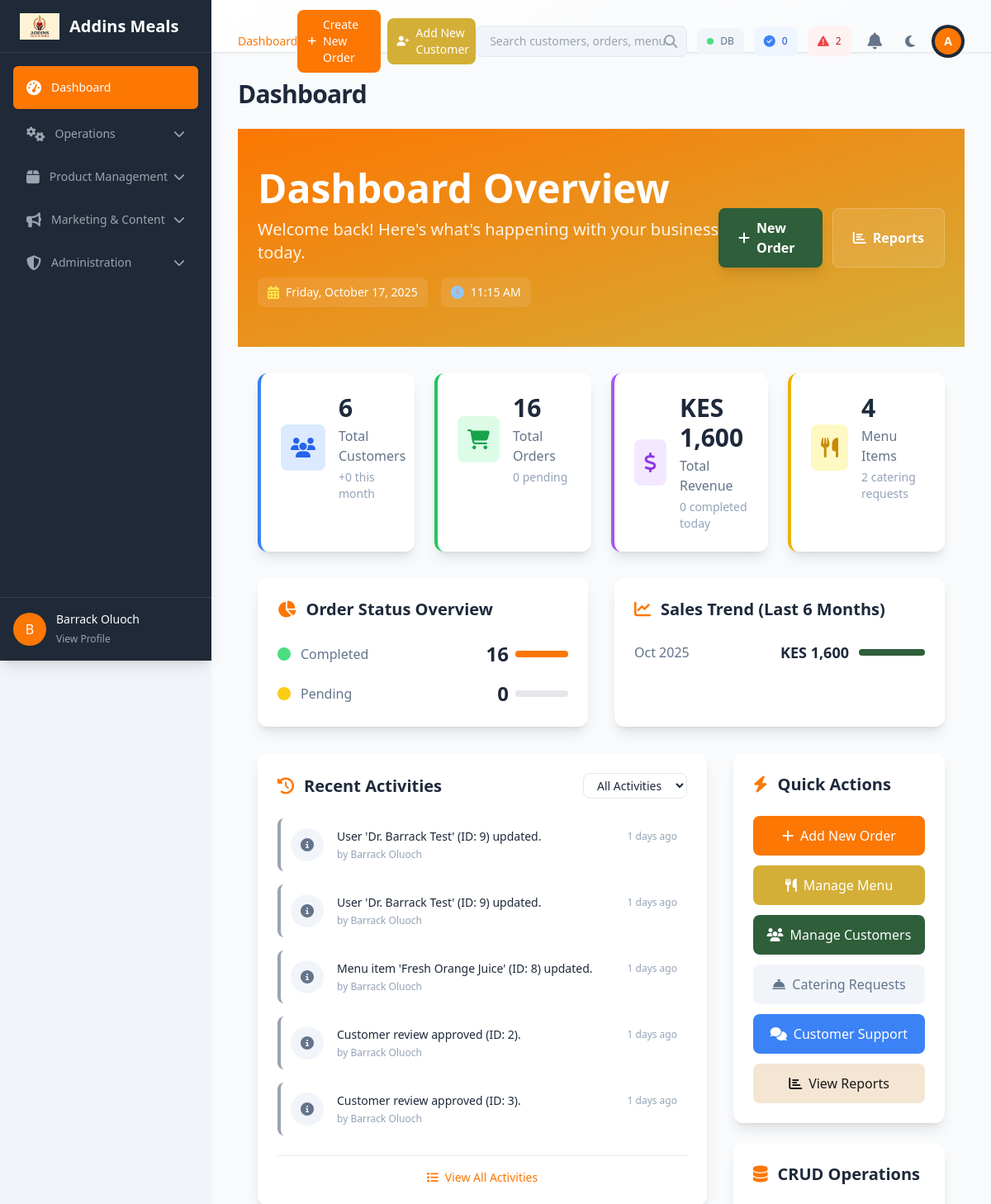
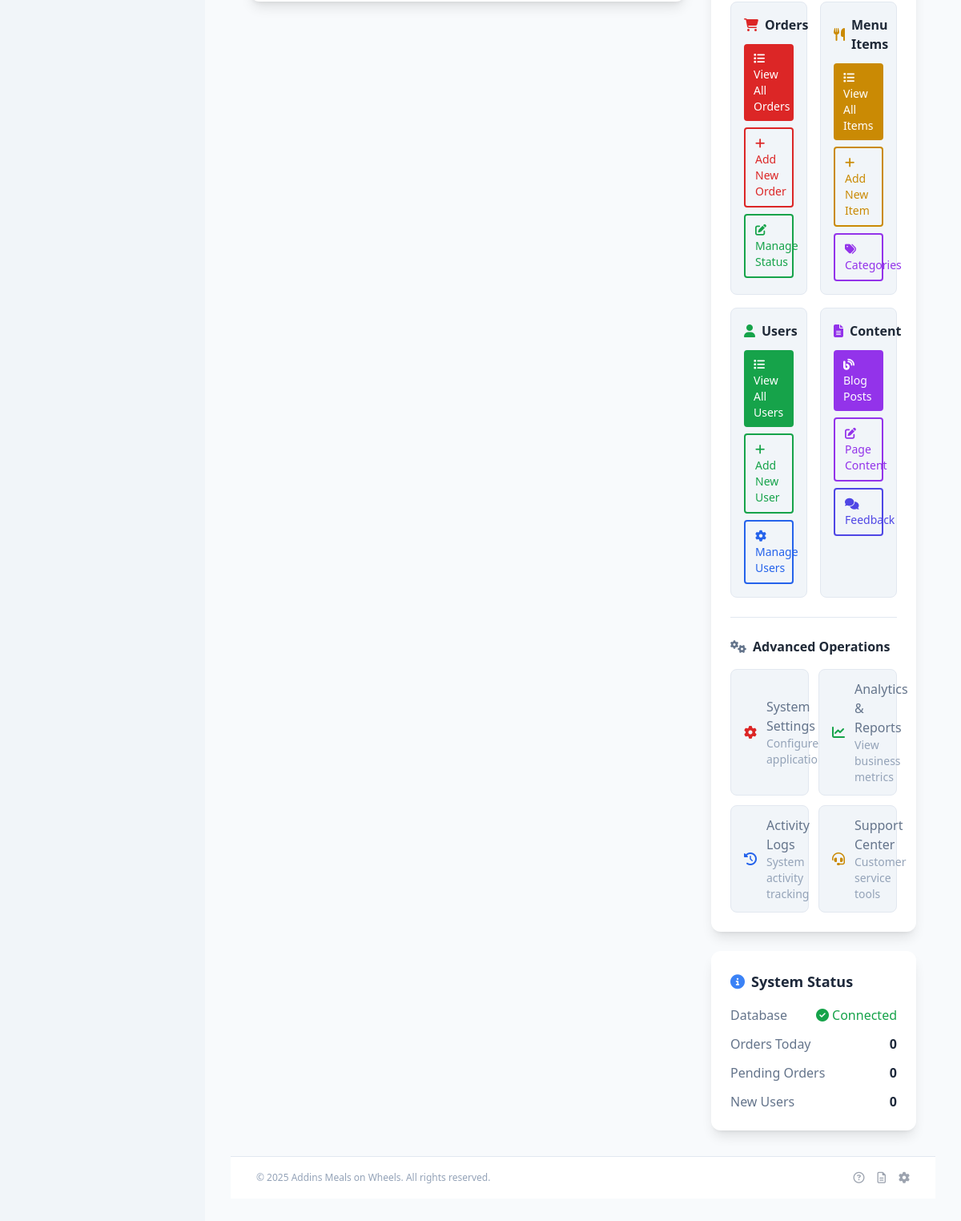
Page /admin/dashboard.php (signed in) on the committed database (2 pictures, top to bottom).
### tables this page shows
CREATE TABLE `activity_logs` (
  `id` int(11) NOT NULL,
  `user_id` int(11) DEFAULT NULL,
  `activity_type` enum('order','menu','user','system','login','logout') NOT NULL,
  `activity_action` varchar(50) NOT NULL,
  `description` text DEFAULT NULL,
  `entity_type` varchar(50) DEFAULT NULL,
  `entity_id` int(11) DEFAULT NULL,
  `old_values` text DEFAULT NULL,
  `new_values` text DEFAULT NULL,
  `ip_address` varchar(45) DEFAULT NULL,
  `user_agent` text DEFAULT NULL,
  `created_at` timestamp NOT NULL DEFAULT current_timestamp()
);

CREATE TABLE `users` (
  `id` int(11) NOT NULL,
  `name` varchar(100) NOT NULL,
  `email` varchar(150) NOT NULL,
  `password` varchar(255) NOT NULL,
  `role` enum('customer','admin','driver','delivery','ambassador') DEFAULT 'customer',
  `created_at` timestamp NOT NULL DEFAULT current_timestamp(),
  `status` enum('active','inactive') NOT NULL DEFAULT 'active',
  `phone` varchar(20) DEFAULT NULL,
  `updated_at` timestamp NOT NULL DEFAULT current_timestamp() ON UPDATE current_timestamp(),
  `created_by` int(11) DEFAULT NULL COMMENT 'ID of the ambassador who referred this user'
);

### admin/dashboard.php (the view, shortened to what the rows shown need)
<?php
require_once 'includes/functions.php';
$recentOrders = [];
try {
    $totalOrders = getCount($pdo, 'orders');
    if ($totalOrders == 0 || empty($recentOrders)) {
        try {
            $menuItems = $pdo->query("SELECT id, name, price FROM menu_items LIMIT 4")->fetchAll(PDO::FETCH_ASSOC);
            if (!empty($menuItems)) {
                $allUsers = $pdo->query("SELECT id, name, role FROM users")->fetchAll(PDO::FETCH_ASSOC);
                if (!empty($allUsers)) {
                    $orderDate = date('Y-m-d H:i:s');
                    foreach ($allUsers as $user) {
                        $pdo->query("INSERT INTO orders (user_id, updated_at) VALUES
                            ({$user['id']}, '{$orderDate}')");
                    }
                }
            }
        } catch (PDOException $e) {
            error_log("Error creating sample data: " . $e->getMessage());
        }
    }
} catch (PDOException $e) {
    $error = "Database error: " . $e->getMessage();
}
require_once '../includes/ActivityLogger.php';
$activityLogger = new ActivityLogger($pdo);
try {
    $recentActivities = $activityLogger->getRecentActivities(8);
} catch (PDOException $e) {
    error_log("Error fetching recent activities: " . $e->getMessage());
    $recentActivities = [];
}
require_once 'includes/header.php';
?>
<div class="bg-gradient-to-br from-primary via-primary-dark to-secondary text-white">
    <div class="container mx-auto px-6 py-12">
        <div class="flex flex-col lg:flex-row lg:items-center lg:justify-between">
            <div>
                <h1 class="text-4xl md:text-5xl font-bold mb-3">Dashboard Overview</h1>
            </div>
        </div>
    </div>
</div>
<div class="container mx-auto px-6 py-8">
    <div class="grid grid-cols-1 lg:grid-cols-3 gap-8">
        <div class="lg:col-span-2">
            <div class="bg-white rounded-xl shadow-lg p-6">
                <?php if (!empty($recentActivities)): ?>
                    <div class="space-y-4 max-h-96 overflow-y-auto">
                        <?php foreach ($recentActivities as $activity): ?>
                            <?php
                            $activityIcon = $activityLogger->getActivityIcon($activity['activity_type'], $activity['activity_action']);
                            $activityColor = $activityLogger->getActivityColor($activity['activity_type']);
                            $timeAgo = strtotime($activity['created_at']);
                            $currentTime = time();
                            $diff = $currentTime - $timeAgo;
                            if ($diff < 60) {
                                $timeDisplay = 'Just now';
                            } elseif ($diff < 3600) {
                                $timeDisplay = floor($diff / 60) . ' minutes ago';
                            } elseif ($diff < 86400) {
                                $timeDisplay = floor($diff / 3600) . ' hours ago';
                            } else {
                                $timeDisplay = floor($diff / 86400) . ' days ago';
                            }
                            ?>
                            <div class="flex items-start space-x-4 p-3 rounded-lg hover:bg-gray-50 transition-colors duration-200 border-l-4 border-<?php echo $activityColor; ?>-400 activity-item"
                                 data-type="<?php echo $activity['activity_type']; ?>"
                                 data-action="<?php echo $activity['activity_action']; ?>">
                                <div class="flex-shrink-0">
                                    <div class="w-10 h-10 bg-<?php echo $activityColor; ?>-100 rounded-full flex items-center justify-center">
                                        <i class="<?php echo $activityIcon; ?> text-<?php echo $activityColor; ?>-600"></i>
                                    </div>
                                </div>
                                <div class="flex-1 min-w-0">
                                    <div class="flex items-center justify-between">
                                        <p class="text-sm font-medium text-gray-900">
                                            <?php echo htmlspecialchars($activity['description']); ?>
                                        </p>
                                        <span class="text-xs text-gray-500"><?php echo $timeDisplay; ?></span>
                                    </div>
                                    <?php if ($activity['user_name']): ?>
                                        <p class="text-xs text-gray-500 mt-1">
                                            by <?php echo htmlspecialchars($activity['user_name']); ?>
                                        </p>
                                    <?php endif; ?>
                                </div>
                            </div>
                        <?php endforeach; ?>
                    </div>
                <?php endif; ?>
            </div>
        </div>
    </div>
</div>
<?php
require_once 'includes/footer.php';
?>

### rows in the picture
activity_logs: description "User 'Dr. Barrack Test' (ID: 9) updated.", created_at "1 days ago", user.name "Barrack Oluoch"
activity_logs: description "User 'Dr. Barrack Test' (ID: 9) updated.", created_at "1 days ago", user.name "Barrack Oluoch"
activity_logs: description "Menu item 'Fresh Orange Juice' (ID: 8) updated.", created_at "1 days ago", user.name "Barrack Oluoch"
activity_logs: description "Customer review approved (ID: 2).", created_at "1 days ago", user.name "Barrack Oluoch"
activity_logs: description "Customer review approved (ID: 3).", created_at "1 days ago", user.name "Barrack Oluoch"

### other values in the picture
substr($_SESSION['username'] ?? 'A', 0, 1) "B"
$_SESSION['username'] "Barrack Oluoch"
$breadcrumb['name'] "Dashboard"
$systemStatus['orders_today'] "0"
$systemStatus['pending_orders'] "2"
substr($_SESSION['name'] ?? 'A', 0, 1) "A"
$page_title "Dashboard"
$totalAllUsers "6"
$newUsersThisMonth "0"
$totalOrders "16"
$pendingOrders "0"
$totalRevenue "1,600"
$todayCompleted "0"
$totalMenuItems "4"
$cateringRequests "2"
